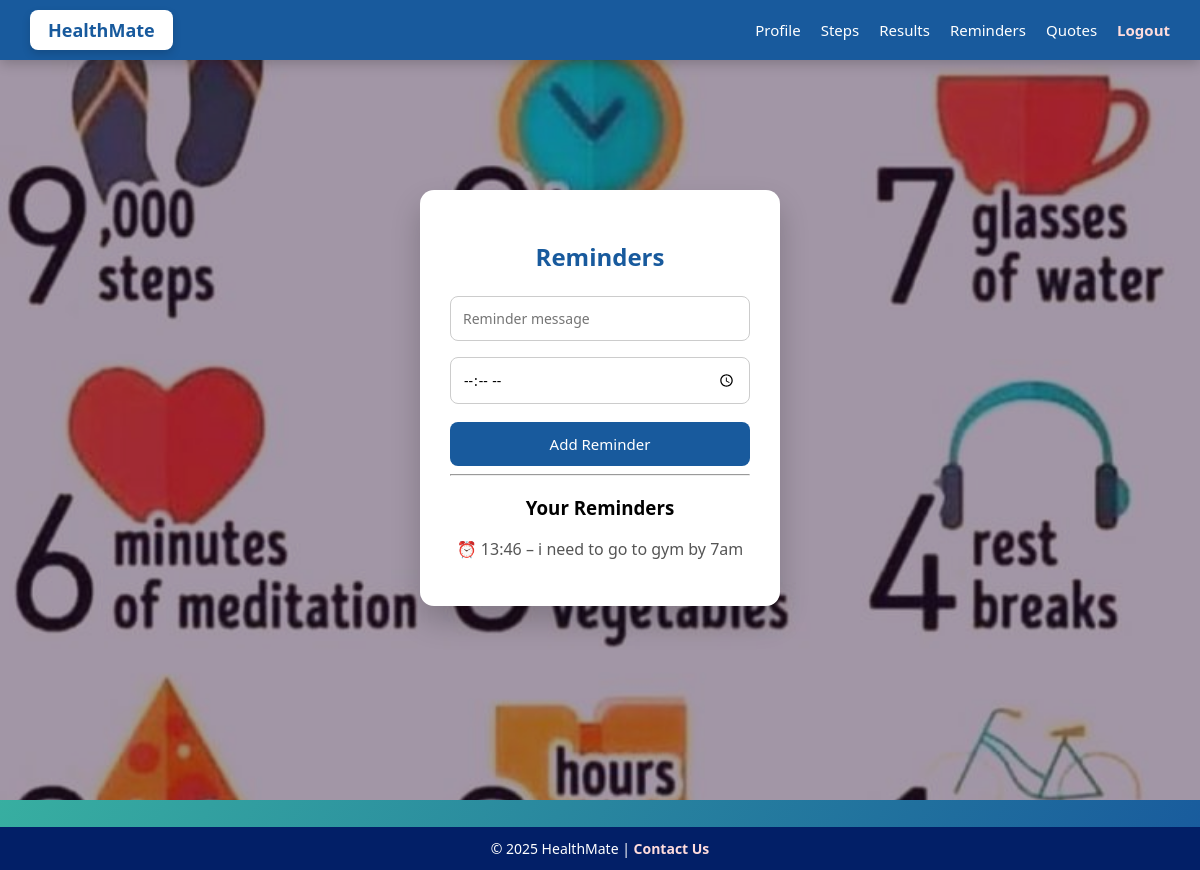
The page /reminder (signed in) on the database as committed earlier.
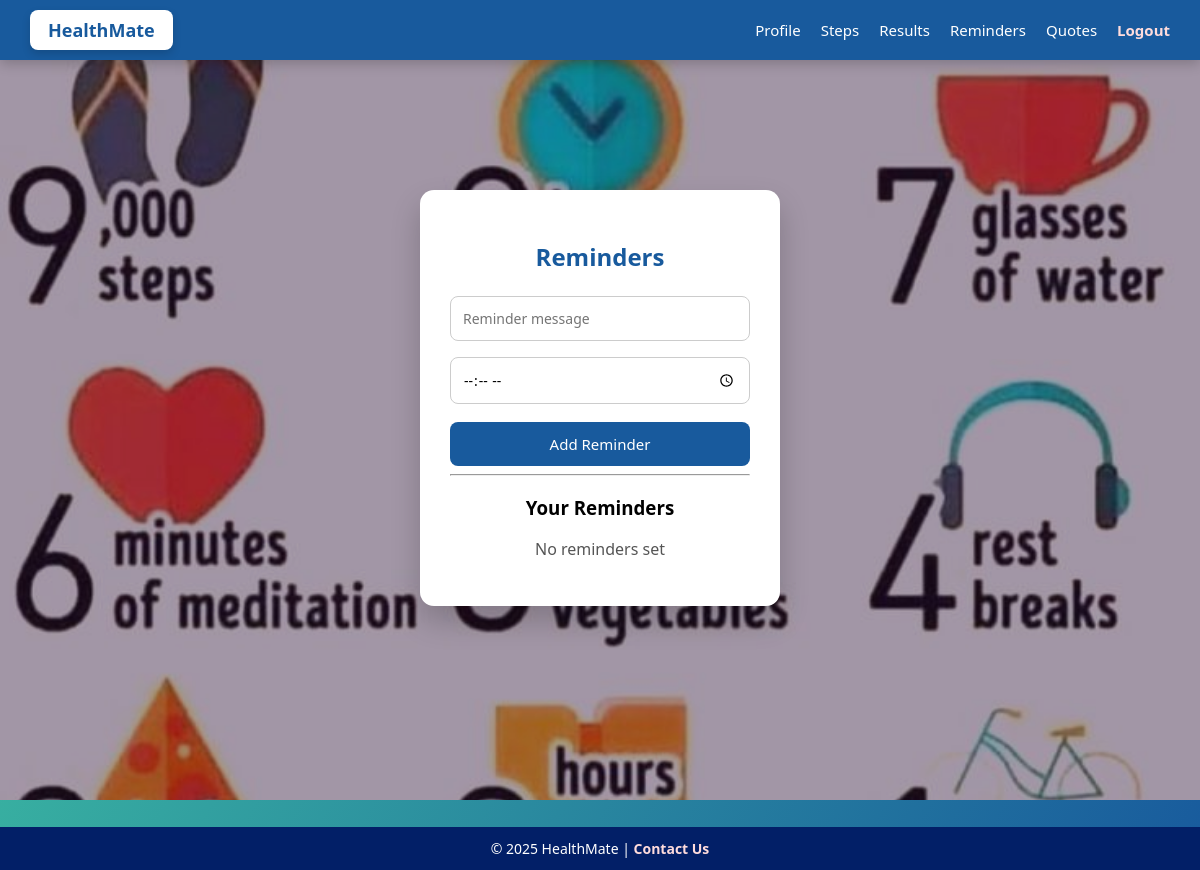
The same page on the database as committed later.
### tables this page shows
CREATE TABLE reminders (
            id INTEGER PRIMARY KEY AUTOINCREMENT,
            user_id INTEGER,
            message TEXT,
            time TEXT
        );

### app.py (the view)
@app.route("/reminder", methods=["GET", "POST"])
def reminder():
    if "user_id" not in session:
        return redirect(url_for("login"))
    db = get_db()
    if request.method == "POST":
        db.execute(
            "INSERT INTO reminders (user_id, message, time) VALUES (?, ?, ?)",
            (session["user_id"], request.form["message"], request.form["time"])
        )
        db.commit()
    reminders = db.execute(
        "SELECT message, time FROM reminders WHERE user_id=?",
        (session["user_id"],)
    ).fetchall()
    db.close()
    return render_template("reminder.html", reminders=reminders)

### app.py (called while the page is built)
def get_db():
    conn = sqlite3.connect(DB_PATH)
    conn.row_factory = sqlite3.Row
    return conn

### templates/reminder.html (shortened to what this page needs)
<!DOCTYPE html>
<html>
<head>
    <link rel="stylesheet" href="/static/style.css">
</head>
<body>
{% include "navbar.html" %}
<div class="page-bg bg-reminder">
<div class="card">
    <h2>Reminders</h2>
    <form method="post">
        <input name="message" placeholder="Reminder message" required>
        <input type="time" name="time" required>
        <button>Add Reminder</button>
    </form>
    <hr>
    <h3>Your Reminders</h3>
    {% for r in reminders %}
        <p>⏰ {{ r[1] }} – {{ r[0] }}</p>
    {% else %}
        <p>No reminders set</p>
    {% endfor %}
</div>
</div>
{% include "footer.html" %}
</body>
</html>

### templates/navbar.html
<div class="main-navbar">
    <a href="/profile" class="logo-box">
        HealthMate
    </a>
    <div class="nav-menu">
        <a class="nav-link" href="/profile">Profile</a>
        <a class="nav-link" href="/steps">Steps</a>
        <a class="nav-link" href="/result">Results</a>
        <a class="nav-link" href="/reminder">Reminders</a>
        <a class="nav-link" href="/quotes">Quotes</a>
        <a class="nav-link logout-link" href="/logout">Logout</a>
    </div>
</div>

### templates/footer.html
<footer class="main-footer">
    <p>
        © 2025 HealthMate |
        <a href="/contact">Contact Us</a>
    </p>
</footer>

### static/style.css (style rules this page uses)
* { box-sizing: border-box; font-family: 'Segoe UI', sans-serif; }
body { margin: 0; min-height: 100vh; background: linear-gradient(120deg, #43cea2, #185a9d); }
.card { background: #ffffff; width: 360px; padding: 30px; border-radius: 14px; box-shadow: 0 15px 30px rgba(0,0,0,0.2); text-align: center; margin: 100px auto 40px auto; }
h2 { margin-bottom: 15px; color: #185a9d; }
p { color: #555; }
input { width: 100%; padding: 12px; margin: 8px 0; border-radius: 8px; border: 1px solid #ccc; font-size: 14px; }
button, .btn { width: 100%; padding: 12px; background: #185a9d; color: white; border: none; border-radius: 8px; font-size: 15px; cursor: pointer; margin-top: 10px; text-decoration: none; display: inline-block; }
.main-navbar { position: fixed; top: 0; left: 0; width: 100%; height: 60px; background-color: #185a9d; display: flex; align-items: center; justify-content: space-between; padding: 0 30px; box-shadow: 0 4px 12px rgba(0, 0, 0, 0.2); z-index: 1000; }
.nav-menu { display: flex; gap: 20px; }
.nav-link { color: white; text-decoration: none; font-size: 15px; font-weight: 500; }
.logout-link { color: #ffdcdc; font-weight: bold; }
.logo-box { background: white; color: #185a9d; padding: 8px 18px; border-radius: 8px; font-size: 18px; font-weight: bold; text-decoration: none; box-shadow: 0 4px 8px rgba(0,0,0,0.15); transition: all 0.2s ease-in-out; }
.main-footer { position: fixed; bottom: 0; left: 0; width: 100%; background-color: #021f67; color: #ffffff; text-align: center; padding: 12px 0; font-size: 14px; z-index: 999; }
.main-footer p { margin: 0; color:#ffffff; }
.main-footer a { color: #ffdcdc; text-decoration: none; font-weight: bold; }
body { padding-bottom: 70px; }
.page-bg { min-height: 100vh; padding-top: 90px; padding-bottom: 90px; display: flex; justify-content: center; align-items: flex-start; background-size: cover; background-position: center; background-repeat: no-repeat; position: relative; }
.page-bg::before { content: ""; position: absolute; inset: 0; background: rgba(0, 0, 0, 0.35); z-index: 0; }
.page-bg .card { position: relative; z-index: 1; }
.bg-reminder { background-image: url("/static/images/bg5.png"); }

Rows that differ between the two databases and show on the page:
removed reminders: time "13:46", message "i need to go to gym by 7am"
Other text that changed with them:
text now shown: "No reminders set"
